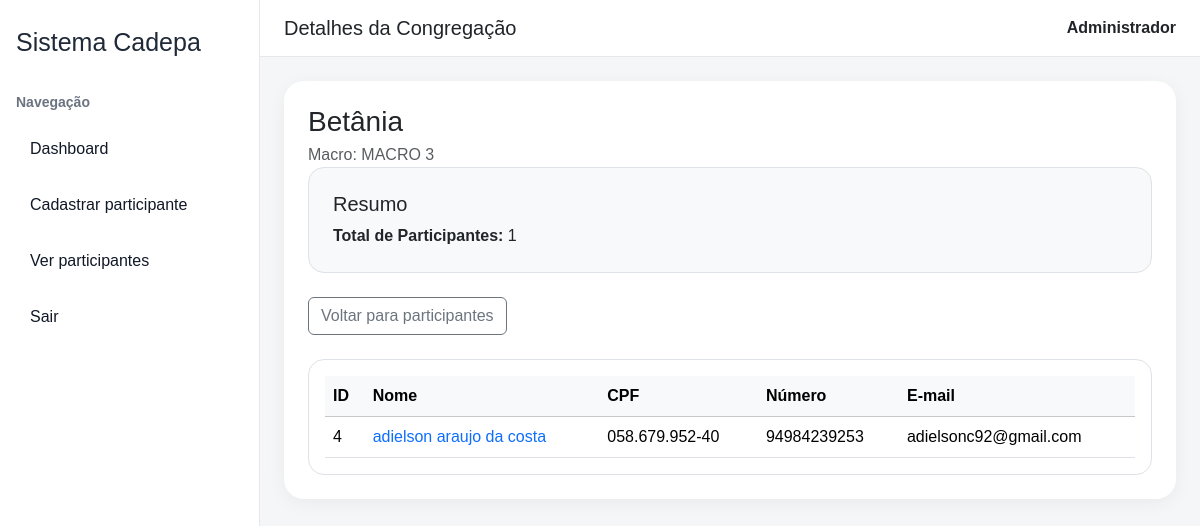
The app's page /congregacoes/Betânia (signed in), older data.
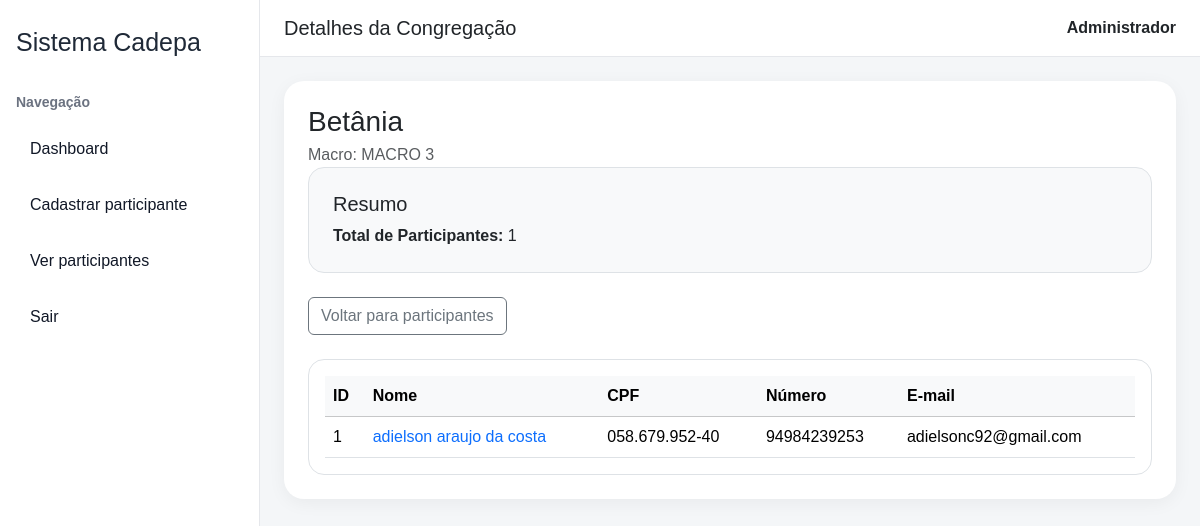
The same page, newer data.
### tables this page shows
CREATE TABLE participantes (
            id INTEGER PRIMARY KEY AUTOINCREMENT,
            nome_completo TEXT,
            data_nascimento TEXT,
            cpf TEXT UNIQUE,
            email TEXT,
            numero TEXT,
            nome_mae TEXT,
            congregacao TEXT
        );

### app.py (the view)
@app.route("/congregacoes/<nome_slug>")
def detalhe_congregacao(nome_slug):
    if "user_id" not in session:
        return redirect("/login")
    nome_congregacao = nome_slug.replace("-", " ")
    conn = get_db()
    participantes = conn.execute("""
        SELECT * FROM participantes
        WHERE congregacao = ?
        ORDER BY nome_completo ASC
    """, (nome_congregacao,)).fetchall()
    congregacao_info = conn.execute("""
        SELECT congregacoes.nome, macros.nome AS macro_nome
        FROM congregacoes
        JOIN macros ON macros.id = congregacoes.macro_id
        WHERE congregacoes.nome = ?
    """, (nome_congregacao,)).fetchone()
    conn.close()
    if not congregacao_info:
        return "Congregação não encontrada."
    return render_template(
        "detalhe_congregacao.html",
        congregacao=congregacao_info["nome"],
        macro=congregacao_info["macro_nome"],
        participantes=participantes
    )

### app.py (called while the page is built)
def get_db():
    conn = sqlite3.connect("database/banco.db")
    conn.row_factory = sqlite3.Row
    return conn

### templates/detalhe_congregacao.html (shortened to what this page needs)
{% extends "base.html" %}
{% block page_title %}Detalhes da Congregação{% endblock %}
{% block page_content %}
<div class="mb-04">
    <h3 class="mb-1">{{ congregacao }}</h3>
    <p class="text-muted mb-0">Macro: {{ macro }}</p>
</div>
<div class="mb-4 p-4 bg-light border rounded-4">
    <h5 class="mb-2">Resumo</h5>
    <p class="mb-0"><strong>Total de Participantes:</strong> {{ participantes|length }}</p>
</div>
<div class="d-flex gap-2 mb-4">
    <a href="/participantes" class="btn btn-outline-secondary">Voltar para participantes</a>
</div>
<div class="border rounded-4 p-3 bg-white">
    <div class="table-responsive">
        <table class="table table-hover align-middle mb-0">
            <thead class="table-light">
                <tr>
                    <th>ID</th>
                    <th>Nome</th>
                    <th>CPF</th>
                    <th>Número</th>
                    <th>E-mail</th>
                </tr>
            </thead>
            <tbody>
                {% for p in participantes %}
                <tr>
                    <td>{{ p.id }}</td>
                    <td>
                        <a href="/participantes/{{ p.id }}" class="text-decoration-none fw-semilbod">
                            {{ p.nome_completo }}
                        </a>
                    </td>
                    <td>{{ p.cpf }}</td>
                    <td>{{ p.numero }}</td>
                    <td>{{ p.email }}</td>
                </tr>
                {% endfor %}
            </tbody>
        </table>
    </div>
</div>
{% endblock %}

Row changes from the older to the newer data that the page shows:
removed participantes: id "4", nome_completo "adielson araujo da costa", cpf "058.679.952-40", numero "94984239253", email "adielsonc92@gmail.com"
added participantes: id "1", nome_completo "adielson araujo da costa", cpf "058.679.952-40", numero "94984239253", email "adielsonc92@gmail.com"
